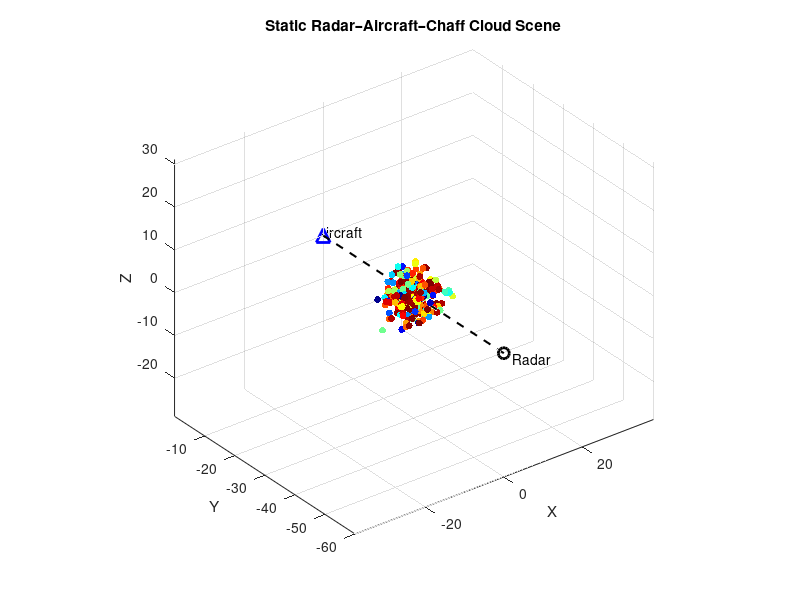

The MATLAB script that drew this image: (Note: this script raises an error after producing the figure.)
%% STATIC RADAR–AIRCRAFT–CHAFF CLOUD VISUAL

clear; clf;

%% Scene Setup
lambda = 0.032;
N = 300;  % Number of dipoles in chaff cloud

% Positions (you can adjust)
aircraft_pos = [0, 0, 0];            % Aircraft at origin
radar_pos    = [0, -60, 0];          % Radar behind aircraft
cloud_center = [0, -30, 0];          % Chaff released mid-path

% Generate chaff cloud around cloud_center
spread = 2.5;
positions = cloud_center + spread * randn(N, 3);
orientations = randn(N, 3);
orientations = orientations ./ vecnorm(orientations, 2, 2);

% Compute effectiveness for coloring
pol_vec = [0 1 0];  % Radar polarisation
cos_thetas = sum(orientations .* pol_vec, 2);
cos_thetas = max(min(cos_thetas, 1), -1);
effectiveness = 1 - cos_thetas.^2;

%% Plot
figure; hold on; axis equal; grid on;
xlabel('X'); ylabel('Y'); zlabel('Z');
title('Static Radar–Aircraft–Chaff Cloud Scene');
view(3);

% Plot radar and aircraft
plot3(radar_pos(1), radar_pos(2), radar_pos(3), 'ko', 'MarkerSize', 8, 'LineWidth', 2);
text(radar_pos(1), radar_pos(2)-3, radar_pos(3), 'Radar');

plot3(aircraft_pos(1), aircraft_pos(2), aircraft_pos(3), 'b^', 'MarkerSize', 10, 'LineWidth', 2);
text(aircraft_pos(1), aircraft_pos(2)+2, aircraft_pos(3), 'Aircraft');

% Plot radar beam (line of sight)
plot3([radar_pos(1), aircraft_pos(1)], ...
      [radar_pos(2), aircraft_pos(2)], ...
      [radar_pos(3), aircraft_pos(3)], ...
      'k--', 'LineWidth', 1.5);

% Plot chaff cloud
scatter3(positions(:,1), positions(:,2), positions(:,3), ...
         25, effectiveness, 'filled');
colormap(jet); clim([0 1]); colorbar;
cb = colorbar; cb.Label.String = 'Scattering Effectiveness (sin²θ)';

% Optional: draw orientation arrows
quiver3(positions(:,1), positions(:,2), positions(:,3), ...
        orientations(:,1), orientations(:,2), orientations(:,3), ...
        0.75, 'r');

% %% --- Occlusion Analysis (Geometric LOS Interception) ---
% 
% % Radar-to-aircraft LOS vector
% beam_vec = aircraft_pos - radar_pos;
% beam_dir = beam_vec / norm(beam_vec);
% 
% % Vector from radar to each dipole
% to_dipoles = positions - radar_pos;
% 
% % Project onto LOS direction
% proj_lengths = dot(to_dipoles, repmat(beam_dir, N, 1), 2);
% proj_points = radar_pos + proj_lengths .* beam_dir;
% 
% % Perpendicular distance from dipoles to LOS
% dist_to_beam = vecnorm(positions - proj_points, 2, 2);
% 
% % Parameters
% beam_radius = 2.5;  % How wide is the radar "corridor"
% within_beam = dist_to_beam < beam_radius;
% 
% % Display occlusion score
% occlusion_score = sum(within_beam) / N;
% fprintf('Chaff cloud occlusion score: %.2f%% of dipoles within beam corridor.\n', ...
%          100 * occlusion_score);
% 
% % Re-plot dipoles to show occlusion
% scatter3(positions(within_beam,1), positions(within_beam,2), positions(within_beam,3), ...
%          30, [1 0 0], 'filled');  % Red = blocking
% scatter3(positions(~within_beam,1), positions(~within_beam,2), positions(~within_beam,3), ...
%          20, [0.4 0.4 0.4], 'filled');  % Grey = not blocking


% Save figure
timestamp = datestr(now, 'yyyymmdd_HHMMSS');
save_path = fullfile('..', 'figures', ['static_scene_' timestamp '.png']);
saveas(gcf, save_path);
